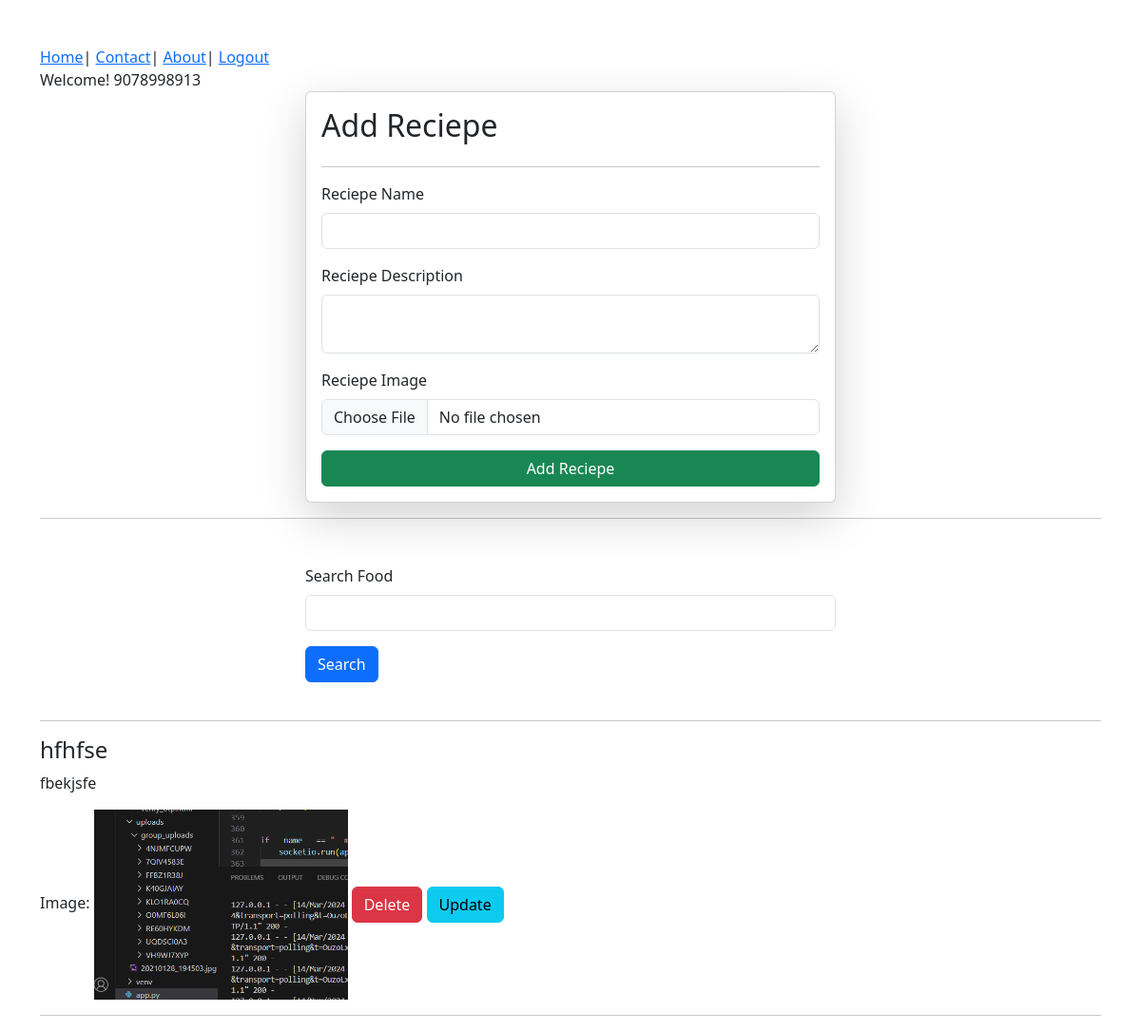
The page /receipies/ (signed in) on the database its author committed.
### accounts/models.py (models this page shows)
class CustomUser(AbstractUser):
    username = None
    phone_number = models.CharField(max_length=15, unique=True)
    email = models.EmailField(unique=True)
    user_bio = models.CharField(max_length=50)
    user_profile_image = models.ImageField(upload_to="profile")
    USERNAME_FIELD = 'phone_number'
    REQUIRED_FIELDS = []
    objects = UserManager()

### vege/models.py (models this page shows)
class Receipe(models.Model):
    user = models.ForeignKey(User, on_delete=models.SET_NULL, null=True, blank=True)
    name = models.CharField(max_length=100)
    description = models.TextField()
    image = models.ImageField(upload_to="reciepe")
    receipe_view_count = models.IntegerField(default=1)

### vege/views.py (the view, shortened to what this page needs)
# urls.py: path('receipies/', receipies, name="receipies"),
@login_required(login_url='/login/')
def receipies(request):
    queryset = Receipe.objects.all()
    if request.GET.get('search'):
        queryset = queryset.filter(name__icontains = request.GET.get('search'))
    context={'receipies':queryset}
    return render(request, 'receipies.html', context)

### vege/templates/receipies.html (shortened to what this page needs)
{% extends "base.html" %}
{% block start %}
<div class="container mt-5">
    <a href="/">Home</a>|
    <a href="/contact/">Contact</a>|
    <a href="/about/">About</a>|
    <a href="/logout/">Logout</a><br>
    Welcome! {{request.user}}
    <form class="col-6 mx-auto card p-3 shadow-lg" method="post" enctype="multipart/form-data">
        <h2>Add Reciepe</h2>
        <hr>
        <div class="mb-3">
            <label for="exampleInputEmail1" class="form-label">Reciepe Name</label>
            <input name="name" type="text" class="form-control" id="exampleInputEmail1" aria-describedby="emailHelp" required>
        </div>
        <div class="mb-3">
            <label for="exampleInputPassword1" class="form-label">Reciepe Description</label>
            <textarea name="description" class="form-control" required></textarea>
        </div>
        <div class="mb-3">
            <label for="exampleInputPassword1" class="form-label">Reciepe Image</label>
            <input name="image" type="file" class="form-control" id="exampleInputEmail1" aria-describedby="emailHelp">
        </div>
        <button type="submit" class="btn btn-success">Add Reciepe</button>
    </form>
    <hr>
    <div class="mt-5">
        <div class="mx-auto col-6">
            <form>
            <div class="mb-3">
                <label for="exampleInputEmail1" class="form-label">Search Food</label>
                <input name="search" type="text" class="form-control">
            </div>
            <button type="submit" class="btn btn-primary">Search</button>
        </form>
        </div>
    </div>
    <br>
    <hr>
    {% for receipe in receipies %}
    <h4>{{ receipe.name }}</h4>
    <p>{{ receipe.description }}</p>
    Image: <img src="/media/{{ receipe.image }}" style="height: 200px">
    <a href="/delete_receipe/{{ receipe.id }}/" class="btn btn-danger" m-2>Delete</a>
    <a href="/update_receipe/{{ receipe.id }}/" class="btn btn-info">Update</a>
    <br>
    <hr>
    {% endfor %}
</div>
{% endblock %}

### rows shown on the page
CustomUser: user "9078998913"
Receipe: name "hfhfse", description "fbekjsfe", image (picture)
